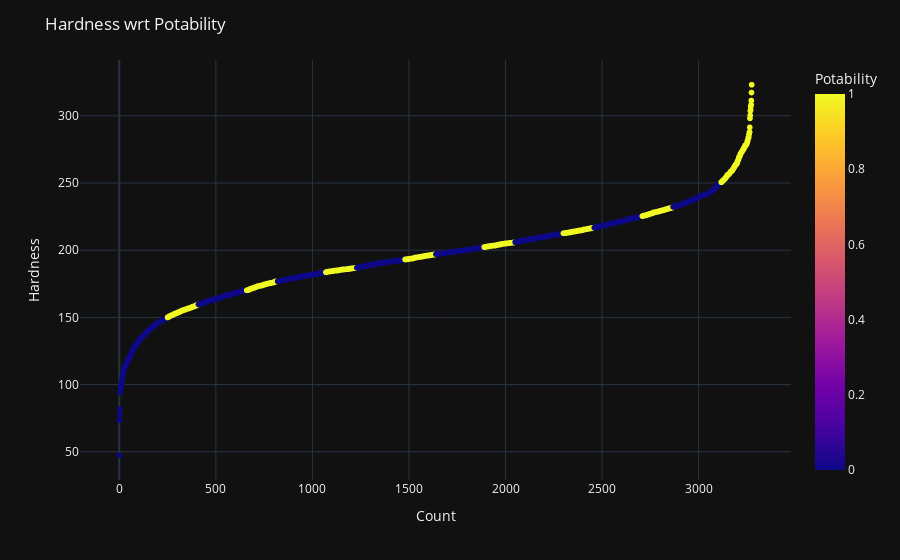

This figure's notebook cell:
### Code cell
# basic scatter plot
fig = px.scatter(data,range(data['Hardness'].count()), sorted(data['Hardness']),
                 color=data['Potability'],
                 labels={
                     'x': "Count",
                     'y': "Hardness",
                     'color':'Potability'
                     
                 }, template = 'plotly_dark')
fig.update_layout(title='Hardness wrt Potability')
fig.show()

### Figure 1 — Plotly figure (JSON) as saved in the notebook; plotly's stock layout.template omitted (floating-point values rounded to 4 significant figures; data arrays with more than 128 entries replaced by an {"elided": "..."} marker saying what was removed)
{"data": [{"hovertemplate": "Count=%{x}<br>Hardness=%{y}<br>Potability=%{marker.color}<extra></extra>", "legendgroup": "", "marker": {"color": {"elided": "3276 int values"}, "coloraxis": "coloraxis", "symbol": "circle"}, "mode": "markers", "name": "", "showlegend": false, "type": "scattergl", "x": {"elided": "3276 int values"}, "xaxis": "x", "y": {"elided": "3276 float values"}, "yaxis": "y"}], "layout": {"coloraxis": {"colorbar": {"title": {"text": "Potability"}}, "colorscale": [[0, "#0d0887"], [0.1111, "#46039f"], [0.2222, "#7201a8"], [0.3333, "#9c179e"], [0.4444, "#bd3786"], [0.5556, "#d8576b"], [0.6667, "#ed7953"], [0.7778, "#fb9f3a"], [0.8889, "#fdca26"], [1, "#f0f921"]]}, "legend": {"tracegroupgap": 0}, "margin": {"t": 60}, "title": {"text": "Hardness wrt Potability"}, "xaxis": {"anchor": "y", "domain": [0, 1], "title": {"text": "Count"}}, "yaxis": {"anchor": "x", "domain": [0, 1], "title": {"text": "Hardness"}}}}
